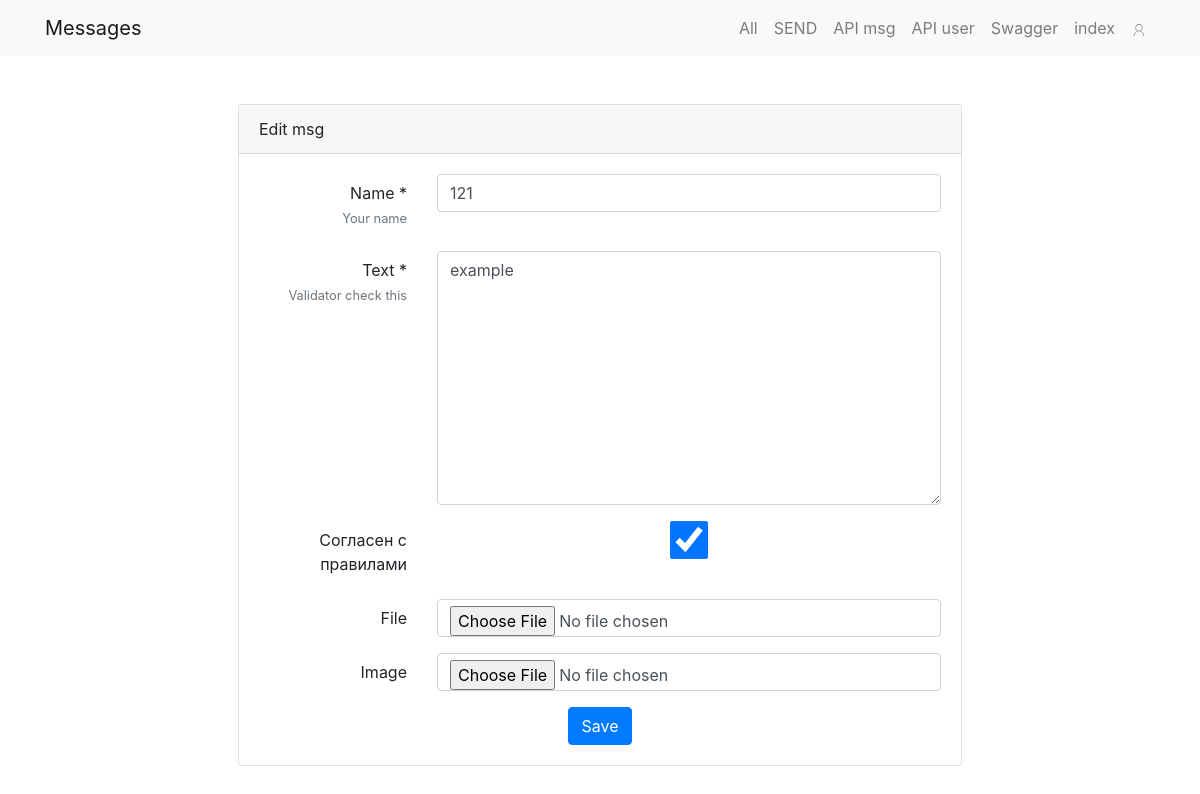
Screenshot of /msg1/edit/7/ (signed in) with the database file from the repository.
### FORM_MSG/models.py (models this page shows, shortened)
class Message(models.Model):
    author = models.ForeignKey(to=User, related_name='messages', on_delete=models.CASCADE)
    id = models.BigAutoField(null=False, unique=True, primary_key=True,
                             auto_created=True)  # limit int remove (max_length)
    name = models.CharField(null=False, max_length=10, blank=False)
    text = models.TextField(null=False, max_length=100, blank=False)
    accept_terms = models.BooleanField(null=False, default=False, verbose_name='Согласен с правилами', blank=False)
    file = models.FileField(null=True, upload_to='form_files/', blank=True)
    image = models.ImageField(null=True, upload_to='form_imgs/', blank=True)
    created_date = models.DateTimeField(null=False, auto_now_add=True)
    updated_date = models.DateTimeField(null=False, auto_now=True)

### FORM_MSG/views.py (the view)
# urls.py: path('edit/<int:pk>/', views.edit_msg, name='edit_msg'),
@login_required()
def edit_msg(request, pk):
    msg = get_object_or_404(klass=Message, id=pk)
    if msg.author != request.user:
        raise django.http.HttpResponseNotAllowed
    title = 'Edit msg'
    template = "form_msg/msg_send.html"
    btn_caption = "Save"
    error = ''
    form = MsgForm(request.POST or None, files=request.FILES or None,
                   instance=msg)
    if request.method == "POST" and form.is_valid():
        form.save()
        return redirect("form_msg:send_msg")
    else:
        error = f'Incorrect form\n' \
                f'{form.errors}'
    return render(request, template_name=template, context=
    {"form": form, "title": title, "btn_caption": btn_caption, "error": error, "data": ""})

### FORM_MSG/forms.py (shortened to what this page needs)
class MsgForm(ModelForm):
    class Meta:
        model = Message
        fields = '__all__'  # fix ('text',), ('__all__',)
        exclude = ('id', 'author')
        help_texts = {'text': "Validator check this", 'name': 'Your name'}

### FORM_MSG/templatetags/custom_tags.py (called while the page is built)
@register.filter
def addclass(field, css):
    return field.as_widget(attrs={"class": css})

### FORM_MSG/templates/form_msg/msg_send.html (shortened to what this page needs)
{% extends 'form_msg/base_msg.html' %}
{% load static %}
{% load custom_tags %}
{% block content %}
    <div class="row justify-content-center">
        <div class="col-md-8 p-5">
            <div class="card">
                <div class="card-header">{{ title }}</div>
                <div class="card-body">
                    <form method="post" enctype="multipart/form-data">
                        {% for field in form %}
                            <div class="form-group row"
                                 aria-required={% if field.field.required %}"true"{% else %}"false"{% endif %}
                            </div>
                            <label for="{{ field.id_for_label }}" class="col-md-3 col-form-label text-md-right">
                                {{ field.label }}
                                {% if field.field.required %}<span class="required">*</span>{% endif %}
                                {% if field.help_text %}
                                    <small id="{{ field.id_for_label }}-help"
                                           class="form-text text-muted">{{ field.help_text|safe }}</small>
                                {% endif %}
                            </label>
                            <div class="col-md-9">
                                {{ field|addclass:"form-control" }}
                            </div>
                            </div>
                        {% endfor %}
            <div class="row justify-content-center">
                <button type="submit" class="btn btn-primary">
                    {{ btn_caption }}
                </button>
            </div>
            </form>
        </div>
    </div>
{% endblock %}

### rows the page displays
Message: form "121" "example" "☑"

### other values shown
{{ title }} "Edit msg"
{{ field.label }} "Name" "Text" "Согласен с правилами" "File" "Image"
{{ field.help_text|safe }} "Your name" "Validator check this"
{{ btn_caption }} "Save"
